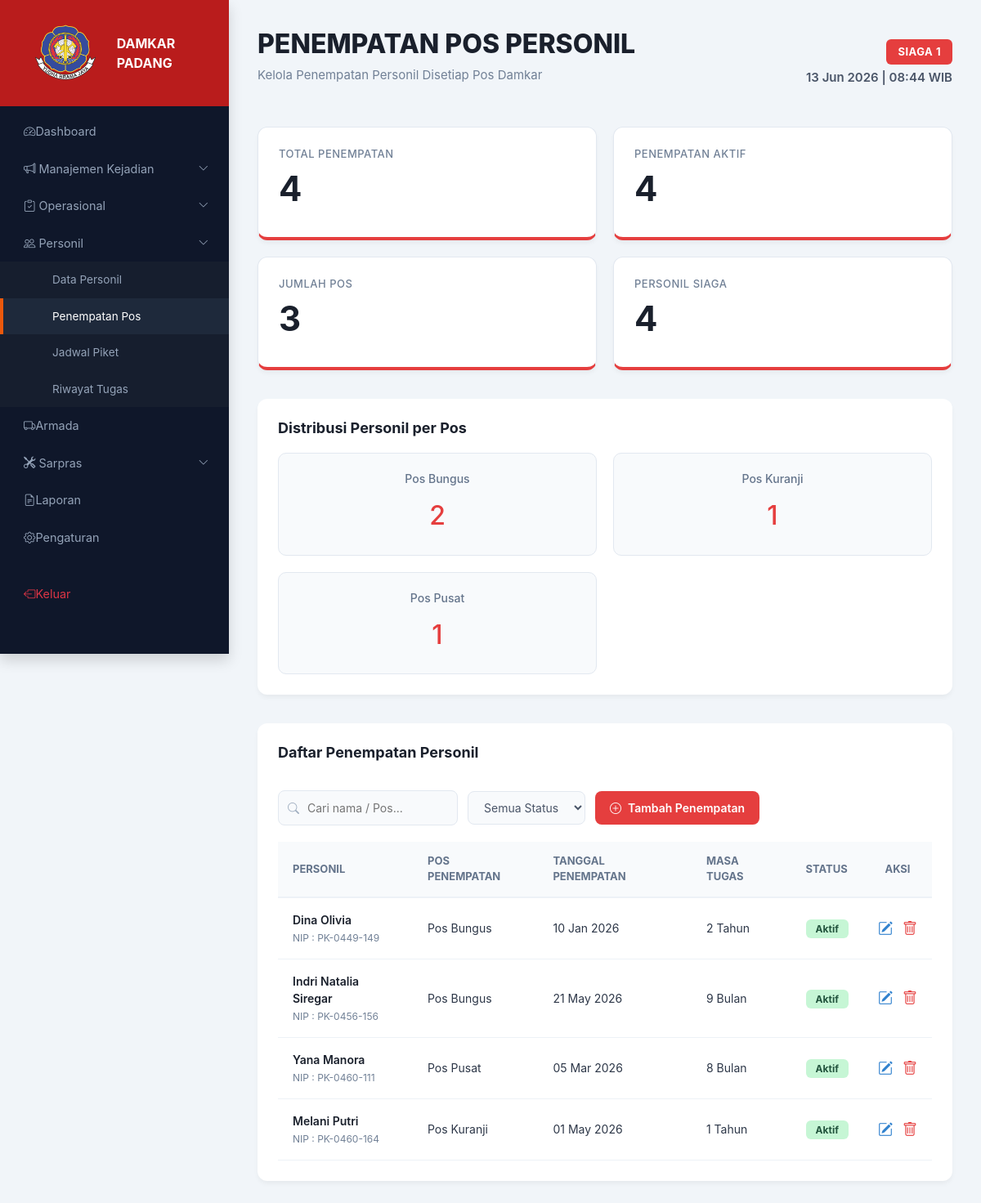
The app's page /pages/melani/penempatan_pos.php with its own data.
### tables this page shows
CREATE TABLE `penempatan_pos` (
  `id` int NOT NULL,
  `nama_personil` varchar(50) NOT NULL,
  `pos_penempatan` varchar(50) NOT NULL,
  `tanggal_penempatan` date NOT NULL,
  `masa_penugasan` varchar(100) NOT NULL,
  `status` enum('Aktif','Non-Aktif') NOT NULL
);

CREATE TABLE `tbl_daftar` (
  `id` int NOT NULL,
  `nip` varchar(20) NOT NULL,
  `nama_personil` varchar(100) NOT NULL,
  `jabatan` varchar(50) NOT NULL,
  `telepon` varchar(20) NOT NULL,
  `email` varchar(50) NOT NULL,
  `tanggal_lahir` date NOT NULL,
  `status` varchar(20) NOT NULL
);

### pages/melani/penempatan_pos.php (the view, shortened to what this page needs)
<?php require_once __DIR__ . '/../../config/koneksi.php';
$total_penempatan = mysqli_num_rows(mysqli_query($conn, "SELECT * FROM penempatan_pos"));
$penempatan_aktif = mysqli_num_rows(mysqli_query($conn, "SELECT * FROM penempatan_pos WHERE status='Aktif'"));
$jumlah_pos = mysqli_num_rows(mysqli_query($conn, "SELECT DISTINCT pos_penempatan FROM penempatan_pos"));
$query_distribusi = mysqli_query($conn, "
    SELECT
        pos_penempatan,
        COUNT(id) as jumlah
    FROM penempatan_pos
    GROUP BY pos_penempatan
");
$query = mysqli_query($conn, "
    SELECT penempatan_pos.*, tbl_daftar.nama_personil AS nama_asli, tbl_daftar.nip AS nip_asli
    FROM penempatan_pos
    INNER JOIN tbl_daftar ON penempatan_pos.nama_personil = tbl_daftar.nama_personil
    ORDER BY penempatan_pos.id DESC
");
?>
<!DOCTYPE html>
<html lang="id">
<head>
    <link href="https://cdn.jsdelivr.net/npm/bootstrap@5.3.0/dist/css/bootstrap.min.css" rel="stylesheet">
    <link rel="stylesheet" href="https://cdn.jsdelivr.net/npm/bootstrap-icons@1.11.0/font/bootstrap-icons.css">
    <link rel="stylesheet" href="../../assets/css/style.css">
</head>
<body>
    <div id="sidebar" class="shadow">
        <div class="sidebar-header">
            <img src="/MAGANG/Magang_Damkar/assets/img/logo_damkar.png" alt="Logo" width="140" height="80">
            <span class="fw-bold ms-2">DAMKAR PADANG</span>
        </div>
        <div class="sidebar-content">
            <div class="nav flex-column mt-2">
                <a href="../../index.php"><i class="bi bi-speedometer2"></i> Dashboard</a>
                <a href="#menuManajemenKejadian" data-bs-toggle="collapse" class="d-flex justify-content-between align-items-center">
                    <span><i class="bi bi-megaphone"></i> Manajemen Kejadian</span>
                    <i class="bi bi-chevron-down small"></i>
                </a>
                <a href="#menuOperasional" data-bs-toggle="collapse" class="d-flex justify-content-between align-items-center">
                    <span><i class="bi bi-clipboard-check"></i> Operasional</span>
                    <i class="bi bi-chevron-down small"></i>
                </a>
                <a href="#menuPersonil" data-bs-toggle="collapse" class="d-flex justify-content-between align-items-center">
                    <span><i class="bi bi-people"></i> Personil</span>
                    <i class="bi bi-chevron-down small"></i>
                </a>
                <div class="collapse sub-menu show" id="menuPersonil">
                    <a href="personil.php">Data Personil</a>
                    <a href="penempatan_pos.php" class="active">Penempatan Pos</a>
                    <a href="jadwal_piket.php">Jadwal Piket</a>
                    <a href="riwayat_tugas.php">Riwayat Tugas</a>
                </div>
                <a href="../armada.php"><i class="bi bi-truck"></i> Armada</a>
                <a href="#menuSarpras" data-bs-toggle="collapse" class="d-flex justify-content-between align-items-center">
                    <span><i class="bi bi-tools"></i> Sarpras</span>
                    <i class="bi bi-chevron-down small"></i>
                </a>
                <a href="../dina/laporan.php"><i class="bi bi-file-earmark-text"></i> Laporan</a>
                <a href="../pengaturan.php"><i class="bi bi-gear"></i> Pengaturan</a>
                <a href="../../logout.php" class="mt-4 text-danger"><i class="bi bi-box-arrow-left"></i> Keluar</a>
            </div>
        </div>
    </div>
    <div id="main-content">
        <div class="header">
            <div class="header-left">
                <h1>Penempatan Pos Personil</h1>
                <p>Kelola Penempatan Personil Disetiap Pos Damkar</p>
            </div>
            <div class="header-right">
                <div class="status-badge">SIAGA 1</div>
                <div class="timestamp"><?= date('d M Y | H:i'); ?> WIB</div>
            </div>
        </div>
        <div class="cards-grid">
            <div class="stat-card">
                <h3>Total Penempatan</h3>
                <h1><?= $total_penempatan; ?></h1>
            </div>
            <div class="stat-card">
                <h3>Penempatan Aktif</h3>
                <h1><?= $penempatan_aktif; ?></h1>
            </div>
            <div class="stat-card">
                <h3>Jumlah Pos</h3>
                <h1><?= $jumlah_pos; ?></h1>
            </div>
            <div class="stat-card">
                <h3>Personil Siaga</h3>
                <h1><?= $penempatan_aktif; ?></h1>
            </div>
        </div>
        <div class="section-box">
            <h2>Distribusi Personil per Pos</h2>
            <div class="distribusi-container" id="distribusiContainer">
                <?php
                if(mysqli_num_rows($query_distribusi) > 0) {
                    while($d = mysqli_fetch_array($query_distribusi)){
                ?>
                    <div class="dist-box">
                        <p><?= htmlspecialchars($d['pos_penempatan']); ?></p>
                        <h1><?= $d['jumlah']; ?></h1>
                    </div>
                <?php
                    }
                } else {
                    echo "<div class='dist-box' style='grid-column: span 4; color: #a0aec0;'>Belum ada data distribusi pos.</div>";
                }
                ?>
            </div>
        </div>
        <div class="section-box">
            <div class="table-header">
                <h2>Daftar Penempatan Personil</h2>
                <div class="toolbar-right">
                    <div class="search-box">
                        <i class="bi bi-search"></i>
                        <input type="text" id="searchInput" placeholder="Cari nama / Pos...">
                    </div>
                    <select class="filter-select" id="filterStatus">
                        <option value="">Semua Status</option>
                    </select>
                    <button class="btn-add" onclick="openModal()">
                        <i class="bi bi-plus-circle"></i> Tambah Penempatan
                    </button>
                </div>
            </div>
            <div class="table-responsive">
                <table id="tabelPenempatan">
                    <thead>
                        <tr>
                            <th>Personil</th>
                            <th>Pos Penempatan</th>
                            <th>Tanggal Penempatan</th>
                            <th>Masa Tugas</th>
                            <th>Status</th>
                            <th style="text-align: center;">Aksi</th>
                        </tr>
                    </thead>
                    <tbody>
                        <?php
                        if(mysqli_num_rows($query) > 0) {
                            while($data = mysqli_fetch_array($query)){
                        ?>
                        <tr>
                            <td>
                                <div class="emp-name"><?= htmlspecialchars($data['nama_asli']); ?></div>
                                <div class="emp-sub">NIP : <?= htmlspecialchars($data['nip_asli']); ?></div>
                            </td>
                            <td><?= htmlspecialchars($data['pos_penempatan']); ?></td>
                            <td><?= date('d M Y', strtotime($data['tanggal_penempatan'])); ?></td>
                            <td><?= htmlspecialchars($data['masa_penugasan']); ?></td>
                            <td>
                                <span class="<?= $data['status'] == 'Aktif' ? 'badge-active' : 'badge-inactive'; ?>">
                                    <?= htmlspecialchars($data['status']); ?>
                                </span>
                            </td>
                            <td style="text-align: center;">
                                <div class="action-links">
                                    <a href="edit.php?menu=penempatan_pos&id=<?= $data['id']; ?>" class="action-edit" title="Edit">
                                        <i class="bi bi-pencil-square"></i>
                                    </a>
                                    <a href="hapus.php?menu=penempatan_pos&id=<?= $data['id']; ?>" class="action-delete" title="Hapus" onclick="return confirm('Yakin hapus data?')">
                                        <i class="bi bi-trash"></i>
                                    </a>
                                </div>
                            </td>
                        </tr>
                        <?php
                            }
                        } ?>
                    </tbody>
                </table>
            </div>
        </div>
    </div>
</body>
</html>

### assets/css/style.css (style rules this page uses)
:root { --fire-red: #b91c1c; --fire-orange: #ea580c; --dark-sidebar: #0f172a; --sidebar-text: #94a3b8; --bg-light: #f1f5f9; --purple-primary: #3f37c9; --white: #ffffff; --text-dark: #1e293b; --text-muted: #64748b; }
* { font-family: "Inter", sans-serif; }
body { background-color: var(--bg-light); margin: 0; display: flex; min-height: 100vh; }
#sidebar { width: 280px; height: 100vh; position: fixed; left: 0; top: 0; background-color: var(--dark-sidebar); display: flex; flex-direction: column; z-index: 1000; }
#main-content { margin-left: 280px; padding: 35px; width: calc(100% - 280px); transition: all 0.3s; }
.sidebar-header { padding: 25px; background-color: var(--fire-red); color: var(--white); display: flex; align-items: center; }
.sidebar-content { flex-grow: 1; overflow-y: auto; }
#sidebar a { color: var(--sidebar-text); text-decoration: none; padding: 12px 25px; display: flex; align-items: center; font-size: 0.9rem; border-left: 4px solid transparent; transition: 0.3s; }
#sidebar a:hover, #sidebar a.active { background-color: #1e293b; color: var(--white); border-left: 4px solid var(--fire-orange); }
.sub-menu { background-color: #161e2e; }
.sub-menu a { padding-left: 60px !important; font-size: 0.85rem !important; }
.stat-card { background: var(--white); padding: 20px; border-radius: 12px; border: 1px solid #e2e8f0; transition: transform 0.2s; }

### records on screen
penempatan_pos: tbl_daftar.nama_personil "Dina Olivia", tbl_daftar.nip "PK-0449-149", pos_penempatan "Pos Bungus", tanggal_penempatan "10 Jan 2026", masa_penugasan "2 Tahun", status "Aktif"
penempatan_pos: tbl_daftar.nama_personil "Indri Natalia Siregar", tbl_daftar.nip "PK-0456-156", pos_penempatan "Pos Bungus", tanggal_penempatan "21 May 2026", masa_penugasan "9 Bulan", status "Aktif"
penempatan_pos: tbl_daftar.nama_personil "Yana Manora", tbl_daftar.nip "PK-0460-111", pos_penempatan "Pos Pusat", tanggal_penempatan "05 Mar 2026", masa_penugasan "8 Bulan", status "Aktif"
penempatan_pos: tbl_daftar.nama_personil "Melani Putri", tbl_daftar.nip "PK-0460-164", pos_penempatan "Pos Kuranji", tanggal_penempatan "01 May 2026", masa_penugasan "1 Tahun", status "Aktif"

### other values on screen
$total_penempatan "4"
$penempatan_aktif "4"
$jumlah_pos "3"
$d['pos_penempatan'] "Pos Bungus"
$d['jumlah'] "2"
$d['pos_penempatan'] "Pos Kuranji"
$d['jumlah'] "1"
$d['pos_penempatan'] "Pos Pusat"
